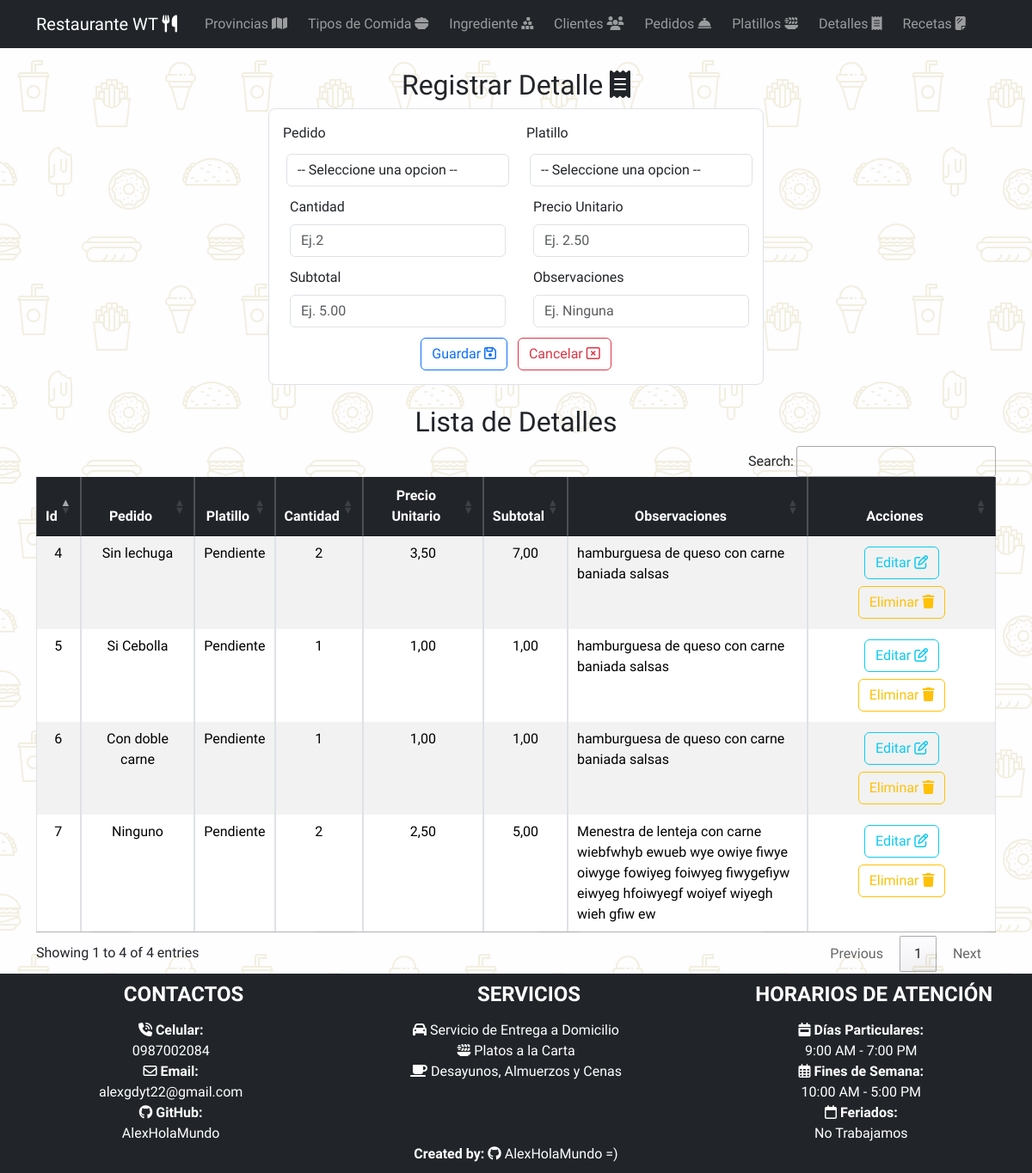
Before: /listaDetalle/ with the older database file.
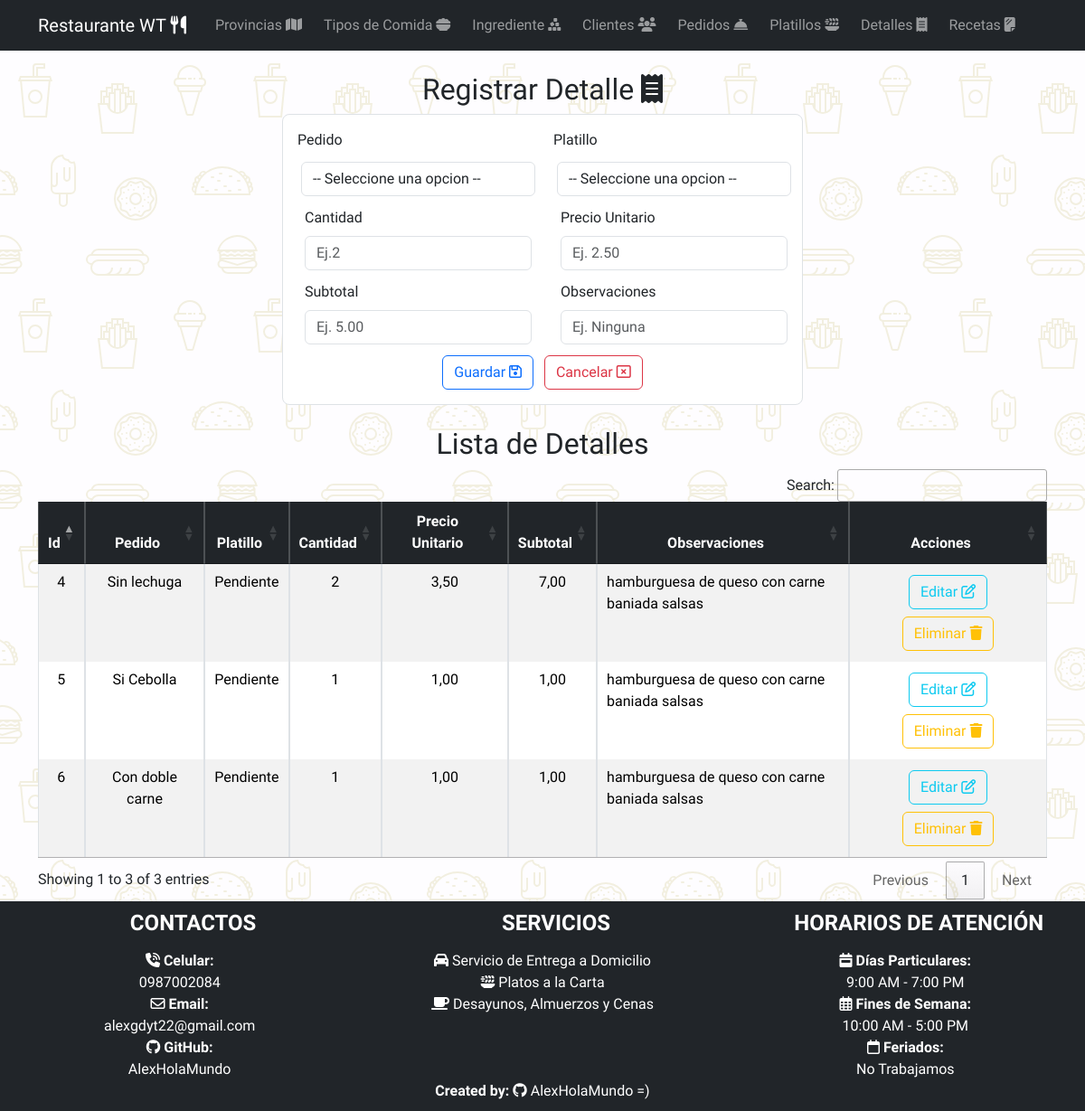
After: the same page with the newer database file.
### Aplicaciones/RestauranteWT/models.py (models this page shows, shortened)
class Detalle(models.Model):
    idDetalle_wt = models.AutoField(primary_key=True)
    cantidad_wt = models.IntegerField()
    precio_unitario_wt = models.DecimalField(max_digits=8, decimal_places=2)
    subtotal_wt = models.DecimalField(max_digits=8, decimal_places=2)
    observaciones_wt = models.CharField(max_length=50)
    pedido_wt = models.ForeignKey(Pedido, null=True, blank=True, on_delete=models.CASCADE)
    platillo_wt = models.ForeignKey(Platillo, null=True, blank=True, on_delete=models.CASCADE)

class Pedido(models.Model):
    idPedido_wt = models.AutoField(primary_key=True)
    fechaPedido_wt = models.DateField()
    total_wt = models.DecimalField(max_digits=8, decimal_places=2)
    estado_wt = models.CharField(max_length=20)
    metodo_pago_wt = models.CharField(max_length=30)
    cliente_wt = models.ForeignKey(Cliente, null=True, blank=True, on_delete=models.CASCADE)

class Platillo (models.Model):
    idPlatillo_wt = models.AutoField(primary_key=True)
    nombre_wt = models.CharField(max_length=200)
    descripcion_wt = models.CharField(max_length=110)
    aderezos_wt = models.CharField(max_length=50)
    imagen_wt = models.FileField(upload_to='platillos', null=True, blank=True)
    tipo_wt = models.ForeignKey(Tipo , null=True, blank=True, on_delete=models.CASCADE)

### Aplicaciones/RestauranteWT/views.py (the view)
# urls.py: path('listaDetalle/', views.listaDetalle),
def listaDetalle(request):
    detalleBdd=Detalle.objects.all()
    pedidoBdd=Pedido.objects.all()
    platilloBdd=Platillo.objects.all()
    return render(request, 'listaDetalle.html', {'detalles':detalleBdd, 'pedidos':pedidoBdd, 'platillos':platilloBdd})

### Aplicaciones/RestauranteWT/templates/listaDetalle.html (shortened to what the changed rows need)
{% extends "plantilla.html" %} {% block contenido %} {%load static %}
<div class="container w-50 mt-4 mb-4">
  <h2 class="text-center">
    Registrar Detalle <i class="fa-solid fa-receipt"></i>
  </h2>
</div>
<center class="mt-4 mb-4">
  <div class="container table-responsive">
    <h2 class="text-center">Lista de Detalles</h2>
    <table
      class="table table-striped table-bordered table-hover"
      id="tbDetalle"
    >
      <thead>
        <tr class="table-dark">
          <th class="text-center" scope="col">Id</th>
          <th class="text-center" scope="col">Pedido</th>
          <th class="text-center" scope="col">Platillo</th>
          <th class="text-center" scope="col">Cantidad</th>
          <th class="text-center" scope="col">Precio Unitario</th>
          <th class="text-center" scope="col">Subtotal</th>
          <th class="text-center w-25" scope="col">Observaciones</th>
          <th class="text-center" scope="col">Acciones</th>
        </tr>
      </thead>
      <tbody>
        {% for detalle in detalles %}
        <tr>
          <td class="text-center">{{detalle.idDetalle_wt}}</td>
          <td class="text-center">{{detalle.observaciones_wt}}</td>
          <td class="text-center">{{detalle.pedido_wt.estado_wt}}</td>
          <td class="text-center">{{detalle.cantidad_wt}}</td>
          <td class="text-center">{{detalle.precio_unitario_wt}}</td>
          <td class="text-center">{{detalle.subtotal_wt}}</td>
          <td class="text-justify w-25">
            {{detalle.platillo_wt.descripcion_wt}}
          </td>
          <td class="text-center">
            <a
              href="/editarDetalle/{{detalle.idDetalle_wt}}"
              class="btn btn-outline-info m-1"
              >Editar <i class="fa-regular fa-pen-to-square"></i
            ></a>
            <a
              href="javascript:void(0);"
              type="button"
              class="btn btn-outline-warning m-1"
              onclick="eliminarDetalle('/eliminarDetalle/{{detalle.idDetalle_wt}}')"
              >Eliminar <i class="fa-solid fa-trash"></i
            ></a>
          </td>
        </tr>
        {% endfor %}
      </tbody>
    </table>
  </div>
</center>
{% endblock contenido %}

Changed rows visible on the page:
removed Detalle: idDetalle_wt "7", observaciones_wt "Ninguno", pedido_wt.estado_wt "Pendiente", cantidad_wt "2", precio_unitario_wt "2,50", subtotal_wt "5,00", platillo_wt.descripcion_wt "Menestra de lenteja con carne wiebfwhyb ewueb wye owiye fiwye oiwyge fowiyeg foiwyeg fiwygefiyw eiwyeg hfoiwyegf woiyef wiyegh wieh gfiw ew"
Other visible differences:
text written by a page script: "Search: Showing 1 to 4 of 4 entries Previous 1 Next" → "Search: Showing 1 to 3 of 3 entries Previous 1 Next"
